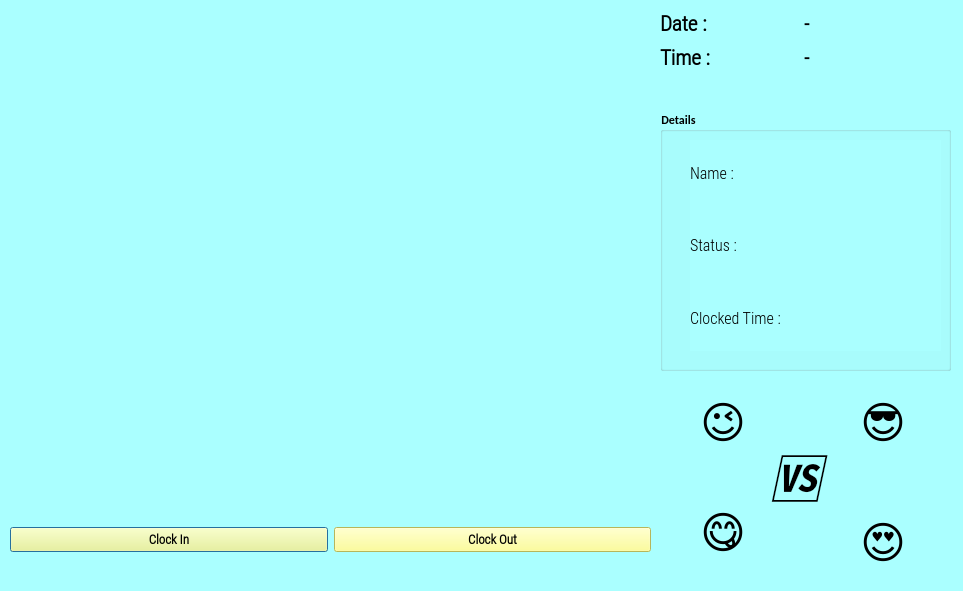
<?xml version="1.0" encoding="UTF-8"?>
<ui version="4.0">
 <class>OutputDialog</class>
 <widget class="QDialog" name="OutputDialog">
  <property name="geometry">
   <rect>
    <x>0</x>
    <y>0</y>
    <width>963</width>
    <height>591</height>
   </rect>
  </property>
  <property name="minimumSize">
   <size>
    <width>0</width>
    <height>0</height>
   </size>
  </property>
  <property name="maximumSize">
   <size>
    <width>1280</width>
    <height>720</height>
   </size>
  </property>
  <property name="font">
   <font>
    <family>Calibri</family>
    <weight>75</weight>
    <bold>true</bold>
   </font>
  </property>
  <property name="windowTitle">
   <string>Image Based Attendance System</string>
  </property>
  <property name="windowIcon">
   <iconset resource="resource.qrc">
    <normaloff>:/icon/icon.png</normaloff>:/icon/icon.png</iconset>
  </property>
  <property name="styleSheet">
   <string notr="true">background-color: rgb(170, 255, 255);</string>
  </property>
  <widget class="QLabel" name="imgLabel">
   <property name="geometry">
    <rect>
     <x>10</x>
     <y>10</y>
     <width>640</width>
     <height>480</height>
    </rect>
   </property>
   <property name="minimumSize">
    <size>
     <width>4</width>
     <height>0</height>
    </size>
   </property>
   <property name="maximumSize">
    <size>
     <width>640</width>
     <height>480</height>
    </size>
   </property>
   <property name="styleSheet">
    <string notr="true">border-color: rgb(0, 170, 255);</string>
   </property>
   <property name="text">
    <string/>
   </property>
  </widget>
  <widget class="QWidget" name="horizontalLayoutWidget">
   <property name="geometry">
    <rect>
     <x>10</x>
     <y>500</y>
     <width>641</width>
     <height>80</height>
    </rect>
   </property>
   <layout class="QHBoxLayout" name="horizontalLayout">
    <item>
     <widget class="QPushButton" name="ClockInButton">
      <property name="font">
       <font>
        <family>Roboto Condensed Light</family>
        <pointsize>10</pointsize>
        <weight>75</weight>
        <bold>true</bold>
       </font>
      </property>
      <property name="styleSheet">
       <string notr="true">background-color: rgb(255, 255, 127);</string>
      </property>
      <property name="text">
       <string>Clock In</string>
      </property>
      <property name="checkable">
       <bool>true</bool>
      </property>
     </widget>
    </item>
    <item>
     <widget class="QPushButton" name="ClockOutButton">
      <property name="font">
       <font>
        <family>Roboto Condensed Light</family>
        <pointsize>10</pointsize>
        <weight>75</weight>
        <bold>true</bold>
       </font>
      </property>
      <property name="styleSheet">
       <string notr="true">background-color: rgb(255, 255, 127);</string>
      </property>
      <property name="text">
       <string>Clock Out</string>
      </property>
      <property name="checkable">
       <bool>true</bool>
      </property>
     </widget>
    </item>
   </layout>
  </widget>
  <widget class="QWidget" name="gridLayoutWidget">
   <property name="geometry">
    <rect>
     <x>660</x>
     <y>10</y>
     <width>281</width>
     <height>61</height>
    </rect>
   </property>
   <layout class="QGridLayout" name="gridLayout_2">
    <item row="0" column="0">
     <widget class="QLabel" name="label">
      <property name="font">
       <font>
        <family>Roboto Condensed Light</family>
        <pointsize>16</pointsize>
        <weight>75</weight>
        <bold>true</bold>
       </font>
      </property>
      <property name="text">
       <string>Date :</string>
      </property>
     </widget>
    </item>
    <item row="0" column="1">
     <widget class="QLabel" name="Date_Label">
      <property name="font">
       <font>
        <family>Roboto Condensed Light</family>
        <pointsize>15</pointsize>
        <weight>75</weight>
        <bold>true</bold>
       </font>
      </property>
      <property name="text">
       <string>-</string>
      </property>
     </widget>
    </item>
    <item row="1" column="0">
     <widget class="QLabel" name="label_2">
      <property name="font">
       <font>
        <family>Roboto Condensed Light</family>
        <pointsize>16</pointsize>
        <weight>75</weight>
        <bold>true</bold>
       </font>
      </property>
      <property name="text">
       <string>Time :</string>
      </property>
     </widget>
    </item>
    <item row="1" column="1">
     <widget class="QLabel" name="Time_Label">
      <property name="font">
       <font>
        <family>Roboto Condensed Light</family>
        <pointsize>15</pointsize>
        <weight>75</weight>
        <bold>true</bold>
       </font>
      </property>
      <property name="text">
       <string>-</string>
      </property>
     </widget>
    </item>
   </layout>
  </widget>
  <widget class="QGroupBox" name="groupBox">
   <property name="geometry">
    <rect>
     <x>660</x>
     <y>110</y>
     <width>291</width>
     <height>261</height>
    </rect>
   </property>
   <property name="title">
    <string>Details</string>
   </property>
   <widget class="QWidget" name="verticalLayoutWidget">
    <property name="geometry">
     <rect>
      <x>30</x>
      <y>30</y>
      <width>114</width>
      <height>211</height>
     </rect>
    </property>
    <layout class="QVBoxLayout" name="verticalLayout">
     <item>
      <widget class="QLabel" name="label_3">
       <property name="font">
        <font>
         <family>Roboto Condensed Light</family>
         <pointsize>12</pointsize>
         <weight>50</weight>
         <bold>false</bold>
        </font>
       </property>
       <property name="text">
        <string>Name : </string>
       </property>
      </widget>
     </item>
     <item>
      <widget class="QLabel" name="label_4">
       <property name="font">
        <font>
         <family>Roboto Condensed Light</family>
         <pointsize>12</pointsize>
         <weight>50</weight>
         <bold>false</bold>
        </font>
       </property>
       <property name="text">
        <string>Status :</string>
       </property>
      </widget>
     </item>
     <item>
      <widget class="QLabel" name="label_5">
       <property name="font">
        <font>
         <family>Roboto Condensed Light</family>
         <pointsize>12</pointsize>
         <weight>50</weight>
         <bold>false</bold>
        </font>
       </property>
       <property name="text">
        <string>Clocked Time : </string>
       </property>
      </widget>
     </item>
    </layout>
   </widget>
   <widget class="QWidget" name="verticalLayoutWidget_2">
    <property name="geometry">
     <rect>
      <x>140</x>
      <y>30</y>
      <width>141</width>
      <height>211</height>
     </rect>
    </property>
    <layout class="QVBoxLayout" name="verticalLayout_2">
     <item>
      <widget class="QLabel" name="NameLabel">
       <property name="font">
        <font>
         <family>Roboto Condensed Light</family>
         <pointsize>12</pointsize>
         <weight>50</weight>
         <bold>false</bold>
        </font>
       </property>
       <property name="text">
        <string/>
       </property>
      </widget>
     </item>
     <item>
      <widget class="QLabel" name="StatusLabel">
       <property name="font">
        <font>
         <family>Roboto Condensed Light</family>
         <pointsize>12</pointsize>
         <weight>50</weight>
         <bold>false</bold>
        </font>
       </property>
       <property name="text">
        <string/>
       </property>
      </widget>
     </item>
     <item>
      <layout class="QHBoxLayout" name="horizontalLayout_2">
       <item>
        <widget class="QLabel" name="HoursLabel">
         <property name="font">
          <font>
           <family>Roboto Condensed Light</family>
           <pointsize>12</pointsize>
           <weight>50</weight>
           <bold>false</bold>
          </font>
         </property>
         <property name="text">
          <string/>
         </property>
        </widget>
       </item>
       <item>
        <widget class="QLabel" name="MinLabel">
         <property name="font">
          <font>
           <family>Roboto Condensed Light</family>
           <pointsize>12</pointsize>
           <weight>50</weight>
           <bold>false</bold>
          </font>
         </property>
         <property name="text">
          <string/>
         </property>
        </widget>
       </item>
      </layout>
     </item>
    </layout>
   </widget>
  </widget>
  <widget class="QLabel" name="label_6">
   <property name="geometry">
    <rect>
     <x>700</x>
     <y>390</y>
     <width>71</width>
     <height>61</height>
    </rect>
   </property>
   <property name="font">
    <font>
     <family>Rockwell Condensed</family>
     <pointsize>33</pointsize>
     <weight>75</weight>
     <italic>false</italic>
     <bold>true</bold>
    </font>
   </property>
   <property name="text">
    <string>😉</string>
   </property>
  </widget>
  <widget class="QLabel" name="label_7">
   <property name="geometry">
    <rect>
     <x>860</x>
     <y>390</y>
     <width>71</width>
     <height>61</height>
    </rect>
   </property>
   <property name="font">
    <font>
     <family>Rockwell Condensed</family>
     <pointsize>33</pointsize>
     <weight>50</weight>
     <italic>false</italic>
     <bold>false</bold>
    </font>
   </property>
   <property name="text">
    <string>😎</string>
   </property>
  </widget>
  <widget class="QLabel" name="label_8">
   <property name="geometry">
    <rect>
     <x>860</x>
     <y>510</y>
     <width>71</width>
     <height>61</height>
    </rect>
   </property>
   <property name="font">
    <font>
     <family>Rockwell Condensed</family>
     <pointsize>33</pointsize>
     <weight>50</weight>
     <italic>false</italic>
     <bold>false</bold>
    </font>
   </property>
   <property name="text">
    <string>😍</string>
   </property>
  </widget>
  <widget class="QLabel" name="label_9">
   <property name="geometry">
    <rect>
     <x>700</x>
     <y>500</y>
     <width>71</width>
     <height>61</height>
    </rect>
   </property>
   <property name="font">
    <font>
     <family>Rockwell Condensed</family>
     <pointsize>33</pointsize>
     <weight>50</weight>
     <italic>false</italic>
     <bold>false</bold>
    </font>
   </property>
   <property name="text">
    <string>😋</string>
   </property>
  </widget>
  <widget class="QLabel" name="label_10">
   <property name="geometry">
    <rect>
     <x>770</x>
     <y>440</y>
     <width>81</width>
     <height>71</height>
    </rect>
   </property>
   <property name="font">
    <font>
     <family>Rockwell Condensed</family>
     <pointsize>38</pointsize>
     <weight>75</weight>
     <italic>true</italic>
     <bold>true</bold>
    </font>
   </property>
   <property name="text">
    <string>🆚</string>
   </property>
  </widget>
 </widget>
 <resources>
  <include location="resource.qrc"/>
 </resources>
 <connections/>
</ui>
